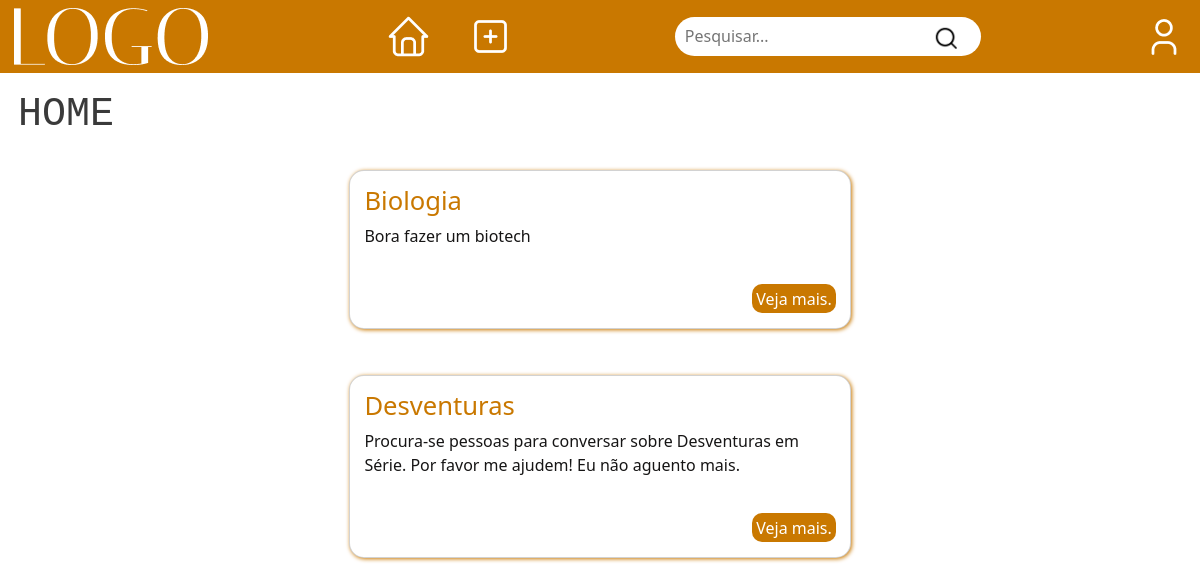
Before: /sharin/ (signed in) with the older database file.
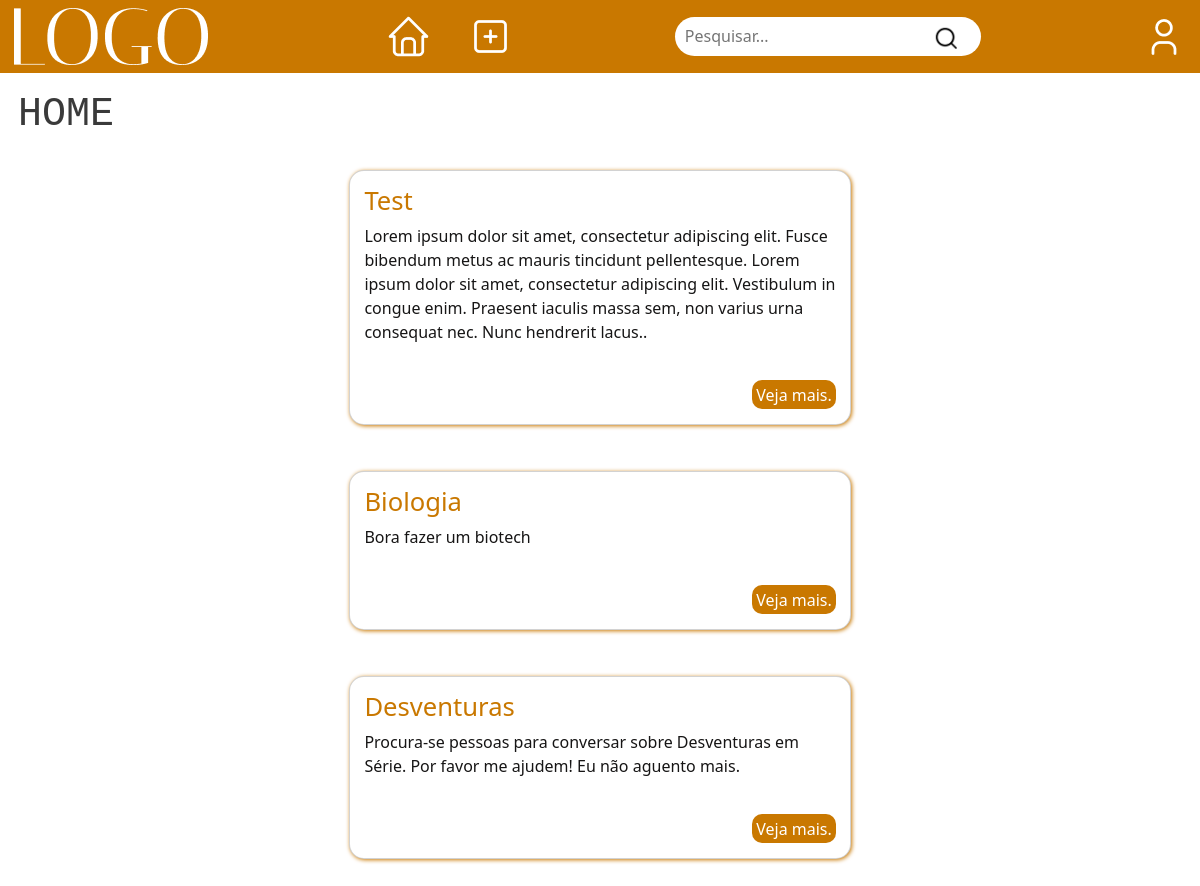
After: the same page with the newer database file.
### sharin/models.py (models this page shows)
class Publicacao(models.Model):
    criador = models.IntegerField(blank=False, default=1)
    titulo = models.CharField(max_length=32)
    descricao= models.TextField()
    telefone = models.CharField(max_length=12, blank=True, null=True)
    tags = models.TextField()
    data = models.DateField()

### sharin/views.py (the view)
# urls.py: path("", views.index, name="index"),
def index(request):
    if not request.user.is_authenticated:
        return HttpResponseRedirect(reverse("sharin:login_view"))
    publicacoes = Publicacao.objects.all()
    publicacoes = Reverse(publicacoes)
    return render(request, "sharin/index.html", {
        'publicacao_list': publicacoes,
    })

### sharin/views.py (called while the page is built)
def Reverse(lst):
    new_lst = lst[::-1]
    return new_lst

### sharin/templates/sharin/index.html
{% extends "sharin/layout.html" %}
{% block body %}
    <div class="corpo">
        <div class="info">
            <h1>HOME</h1>
        </div>
        {% for publicacao in publicacao_list %}
            <div class="container">
                <div class="card">
                    <h1>{{publicacao.titulo}}</h1>
                    <div class="content">
                        {% if publicacao.descricao|length > 275  %}
                            <p>{{publicacao.descricao|slice:":275"}}..</p>
                        {%else%}
                            <p>{{publicacao.descricao}}</p>
                        {% endif %}
                        <div id="card-button">
                            <a href="{% url 'sharin:publicacao-view' publicacao.id %}">Veja mais.</a>
                        </div>
                    </div>
                </div>
            </div>
        {% empty %}
            <h1>Sem publicações no momento.</h1>
        {% endfor %}
    </div>
{% endblock %}

Changed rows visible on the page:
added Publicacao: titulo "Test", descricao "Lorem ipsum dolor sit amet, consectetur adipiscing elit. Fusce bibendum metus ac mauris tincidunt pellentesque. Lorem ipsum dolor sit amet, consectetur adipiscing elit. Vestibulum in congue enim. Praesent iaculis massa sem, non varius urna consequat nec. Nunc hendrerit lacus"
